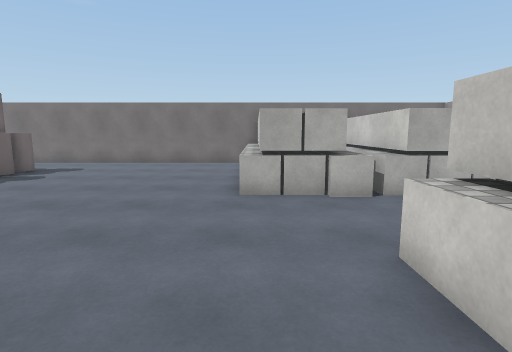
view 1 (above)

16 first-person views from a walk through a 3-D level made in the Unity game engine. The camera is 1.5 m above the floor, tilts 8° down and sees 80° across. Doors are open. The floor is counted in squares, 1 m on a side. Each view is taken from the middle of a square. On the plan, view 1 faces up. The plan holds only what a view shows up to about 15 squares ahead; the rest is blank. The place goes on beyond the plan. The player is left out. Surface patterns are stand-ins for the level's own textures.

view 2
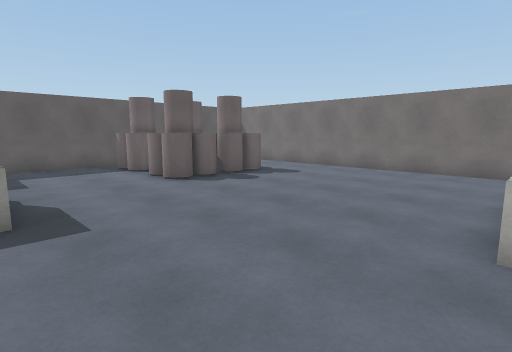

view 3
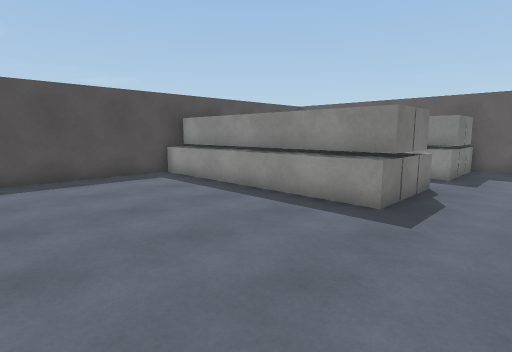

view 4
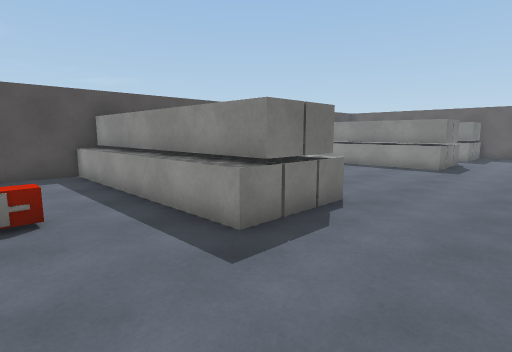

view 5
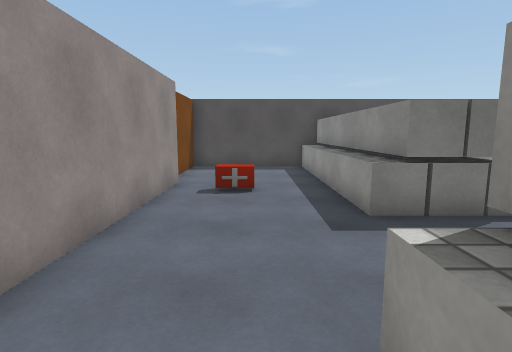

view 6
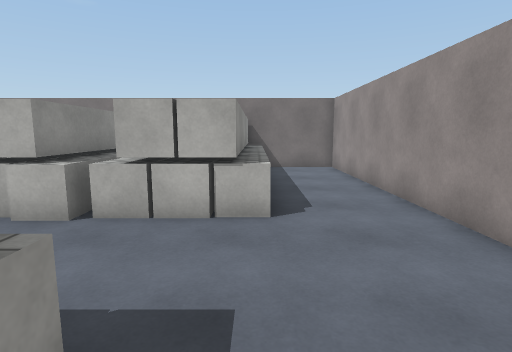

view 7
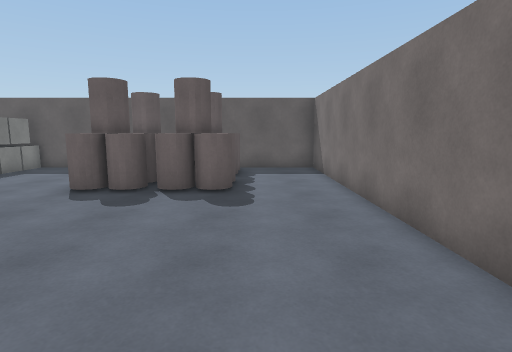

view 8
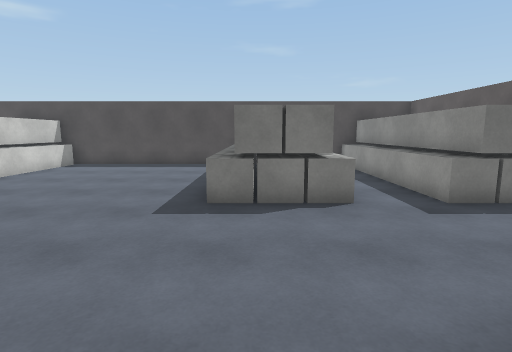

view 9
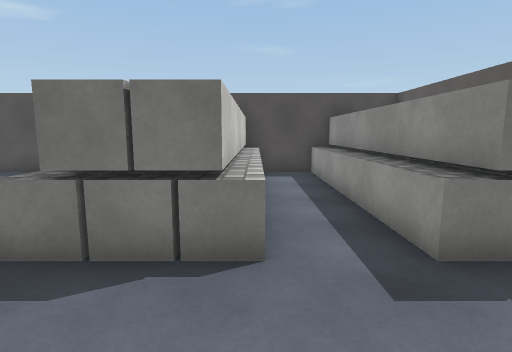

view 10
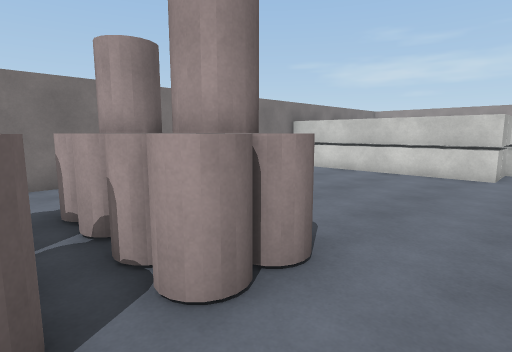

view 11
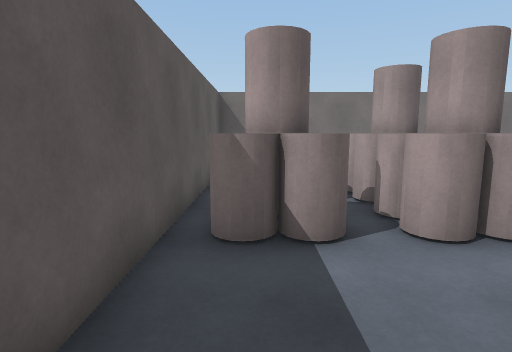

view 12
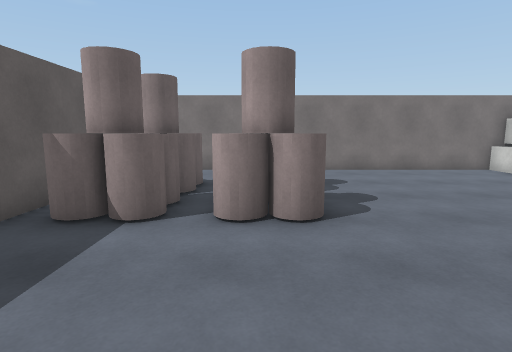

view 13
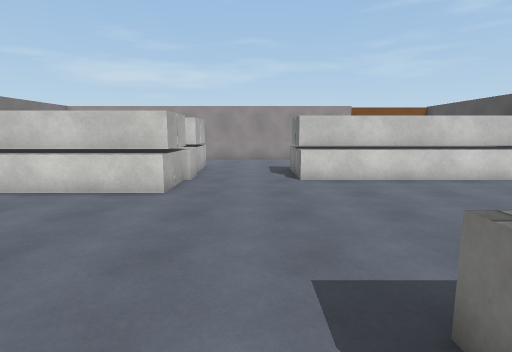

view 14
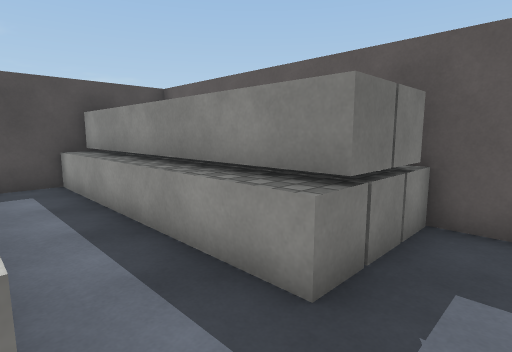

view 15
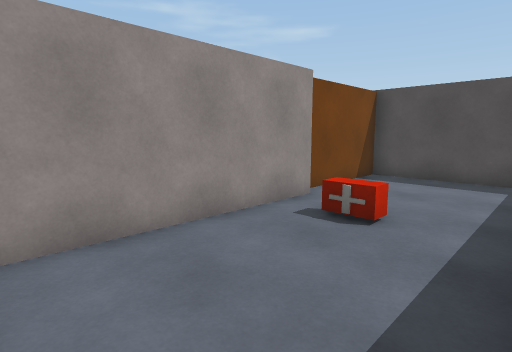

view 16
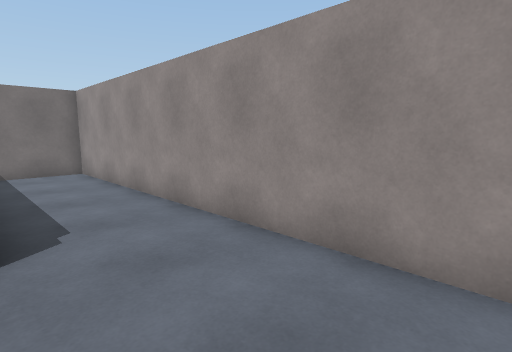

### Floor plan
Key: @ floor where view 1 was taken; # wall or solid block; . floor; = window, fence, low wall or low ledge; ^ raised ledge; C cube; O other object.
Columns run from 15 left of view 1 to 10 right of it. Each row starts with its distance up from view 1.
 16 ################     ###
 15 #..............#     ^...#
 14 #..............##    ^...#
 13 #..............##### ^...#
 12 #.OOOOO........##### ^...#
 11 #.OOOOO........##### ^...#
 10 #. OOOO........##### ^...#
  9 #OOOOOO........######^...#
  8 #.OOOOO........######^...#
  7 #..............##CC##=...#
  6 #........................#
  5 #........................#
  4 #........................#
  3 ####^.^##^.......^##^....#
  2  ###^.^##^.......###^....#
  1   ##^.^##^.......###^.OO.#
  0   ##^.^##^.....@.###^....#
 -1   ##^.^##^.......###^....#
 -2   ##^.^##^.......###^....#
 -3    #^.^##^.......###^....#
 -4    #C.^##C.......###^....#
 -5   #################O######

Where each view was taken, in squares from view 1:
view 1: 0 up, 0 right, facing up
view 2: 3 up, 0 right, facing up-left
view 3: 6 up, 0 right, facing down-left
view 4: 7 up, 8 right, facing down-left
view 5: 9 up, 7 right, facing down
view 6: 2 up, 6 right, facing up
view 7: 13 up, 1 left, facing left
view 8: 10 up, 7 left, facing down
view 9: 7 up, 9 left, facing down
view 10: 6 up, 12 left, facing up-right
view 11: 4 up, 13 left, facing up
view 12: 3 up, 10 left, facing up
view 13: 5 up, 8 left, facing right
view 14: 5 up, 9 left, facing down-left
view 15: 6 up, 5 right, facing down-right
view 16: 3 up, 6 right, facing up-right
